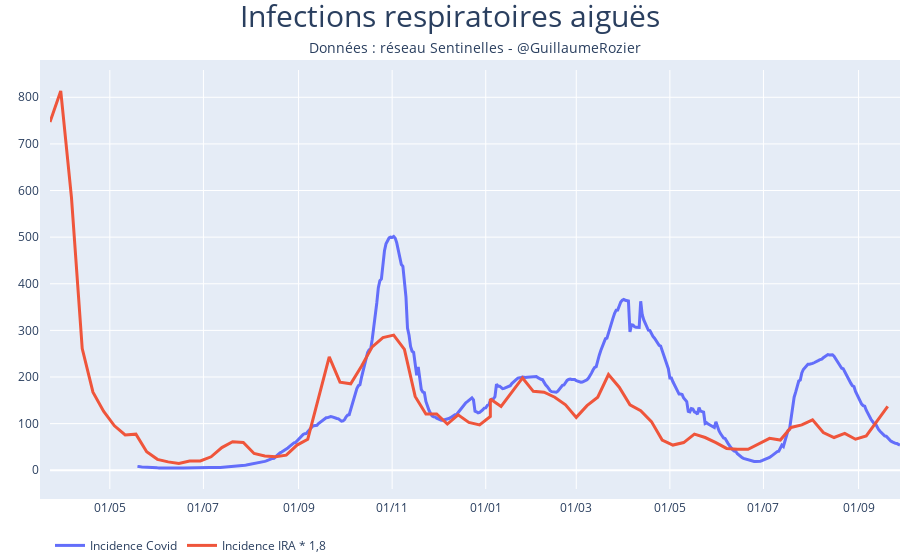

This figure's notebook cell:
### Code cell
fig = go.Figure()
ira = pd.read_csv("../../../experimentations/data/infections-resp.csv")
ira["day"] = pd.to_datetime(ira.week.astype('str')+"1", format="%Y%W%w")

fig.add_trace(go.Scatter(
    x = df_incid_fra.jour,
    y = df_incid_fra.P.rolling(window=7).sum()/df_incid_fra["pop"]*100000,
    name = "Incidence Covid",
    line_width=3,
    opacity=1,
    showlegend=True
))

fig.add_trace(go.Scatter(
    x = ira.day,
    y = ira.inc100*1.8,
    name = "Incidence IRA * 1,8",
    line_width=3,
    opacity=1,
    showlegend=True
))


fig.update_layout(
    bargap=0,
    margin=dict(
            l=50,
            r=0,
            b=0,
            t=70,
            pad=10
        ),
    legend_orientation="h",
    barmode='group',
    title={
                'text': "Infections respiratoires aiguës",
                'y':0.99,
                'x':0.5,
                'xanchor': 'center',
                'yanchor': 'top'},
    titlefont = dict(
                size=30),
    xaxis=dict(
            title='',
            tickformat='%d/%m'),

    annotations = [
                dict(
                    x=0.5,
                    y=0.99,
                    xref='paper',
                    yref='paper',
                    font=dict(size=14),
                    text="",#'Date : {}. Source : Santé publique France. Auteur : GRZ - covidtracker.fr.'.format(datetime.strptime(max(dates), '%Y-%m-%d').strftime('%d %B %Y')),                    showarrow = False
                    showarrow=False
                ),
                dict(
                    x=0.5,
                    y=1.08,
                    xref='paper',
                    yref='paper',
                    font=dict(size=14),
                    text="Données : réseau Sentinelles - @GuillaumeRozier",#'Date : {}. Source : Santé publique France. Auteur : GRZ - covidtracker.fr.'.format(datetime.strptime(max(dates), '%Y-%m-%d').strftime('%d %B %Y')),                    showarrow = False
                    showarrow=False
                ),
                ]
                 )


fig['layout']['annotations'] += (
     dict(
        x=0.5,
        y=-0.1,
        font=dict(size=10),
        xref='paper',
        yref='paper',
        text="",#'Date : {}. Source : Santé publique France. Auteur : guillaumerozier.fr.'.format(datetime.strptime(max(dates), '%Y-%m-%d').strftime('%d %B %Y')),                    showarrow = False
        showarrow=False
                ),)

fig.show()

### Figure 1 — Plotly figure (JSON) as saved in the notebook; plotly's stock layout.template omitted (floating-point values rounded to 4 significant figures; data arrays with more than 128 entries replaced by an {"elided": "..."} marker saying what was removed)
{"data": [{"line": {"width": 3}, "name": "Incidence Covid", "opacity": 1, "showlegend": true, "type": "scatter", "x": {"elided": "504 str values"}, "y": {"elided": "504 float values"}}, {"line": {"width": 3}, "name": "Incidence IRA * 1,8", "opacity": 1, "showlegend": true, "type": "scatter", "x": ["2021-09-20T00:00:00", "2021-09-13T00:00:00", "2021-09-06T00:00:00", "2021-08-30T00:00:00", "2021-08-23T00:00:00", "2021-08-16T00:00:00", "2021-08-09T00:00:00", "2021-08-02T00:00:00", "2021-07-26T00:00:00", "2021-07-19T00:00:00", "2021-07-12T00:00:00", "2021-07-05T00:00:00", "2021-06-28T00:00:00", "2021-06-21T00:00:00", "2021-06-14T00:00:00", "2021-06-07T00:00:00", "2021-05-31T00:00:00", "2021-05-24T00:00:00", "2021-05-17T00:00:00", "2021-05-10T00:00:00", "2021-05-03T00:00:00", "2021-04-26T00:00:00", "2021-04-19T00:00:00", "2021-04-12T00:00:00", "2021-04-05T00:00:00", "2021-03-29T00:00:00", "2021-03-22T00:00:00", "2021-03-15T00:00:00", "2021-03-08T00:00:00", "2021-03-01T00:00:00", "2021-02-22T00:00:00", "2021-02-15T00:00:00", "2021-02-08T00:00:00", "2021-02-01T00:00:00", "2021-01-25T00:00:00", "2021-01-18T00:00:00", "2021-01-11T00:00:00", "2021-01-04T00:00:00", "2021-01-04T00:00:00", "2020-12-28T00:00:00", "2020-12-21T00:00:00", "2020-12-14T00:00:00", "2020-12-07T00:00:00", "2020-11-30T00:00:00", "2020-11-23T00:00:00", "2020-11-16T00:00:00", "2020-11-09T00:00:00", "2020-11-02T00:00:00", "2020-10-26T00:00:00", "2020-10-19T00:00:00", "2020-10-12T00:00:00", "2020-10-05T00:00:00", "2020-09-28T00:00:00", "2020-09-21T00:00:00", "2020-09-14T00:00:00", "2020-09-07T00:00:00", "2020-08-31T00:00:00", "2020-08-24T00:00:00", "2020-08-17T00:00:00", "2020-08-10T00:00:00", "2020-08-03T00:00:00", "2020-07-27T00:00:00", "2020-07-20T00:00:00", "2020-07-13T00:00:00", "2020-07-06T00:00:00", "2020-06-29T00:00:00", "2020-06-22T00:00:00", "2020-06-15T00:00:00", "2020-06-08T00:00:00", "2020-06-01T00:00:00", "2020-05-25T00:00:00", "2020-05-18T00:00:00", "2020-05-11T00:00:00", "2020-05-04T00:00:00", "2020-04-27T00:00:00", "2020-04-20T00:00:00", "2020-04-13T00:00:00", "2020-04-06T00:00:00", "2020-03-30T00:00:00", "2020-03-23T00:00:00"], "y": [136.8, 104.4, 73.8, 66.6, 79.2, 70.2, 81, 108, 97.2, 91.8, 64.8, 68.4, 55.8, 45, 45, 46.8, 59.4, 70.2, 77.4, 59.4, 54, 64.8, 104.4, 127.8, 140.4, 178.2, 205.2, 156.6, 138.6, 113.4, 140.4, 156.6, 167.4, 169.2, 198, 167.4, 136.8, 153, 115.2, 97.2, 102.6, 118.8, 99, 120.6, 120.6, 158.4, 259.2, 289.8, 284.4, 264.6, 223.2, 185.4, 189, 243, 154.8, 66.6, 54, 32.4, 28.8, 30.6, 36, 59.4, 61.2, 48.6, 28.8, 19.8, 19.8, 14.4, 18, 23.4, 39.6, 77.4, 75.6, 95.4, 126, 167.4, 261, 585, 813.6, 747]}], "layout": {"annotations": [{"font": {"size": 14}, "showarrow": false, "text": "", "x": 0.5, "xref": "paper", "y": 0.99, "yref": "paper"}, {"font": {"size": 14}, "showarrow": false, "text": "Données : réseau Sentinelles - @GuillaumeRozier", "x": 0.5, "xref": "paper", "y": 1.08, "yref": "paper"}, {"font": {"size": 10}, "showarrow": false, "text": "", "x": 0.5, "xref": "paper", "y": -0.1, "yref": "paper"}], "bargap": 0, "barmode": "group", "legend": {"orientation": "h"}, "margin": {"b": 0, "l": 50, "pad": 10, "r": 0, "t": 70}, "title": {"font": {"size": 30}, "text": "Infections respiratoires aiguës", "x": 0.5, "xanchor": "center", "y": 0.99, "yanchor": "top"}, "xaxis": {"tickformat": "%d/%m", "title": {"text": ""}}}}
